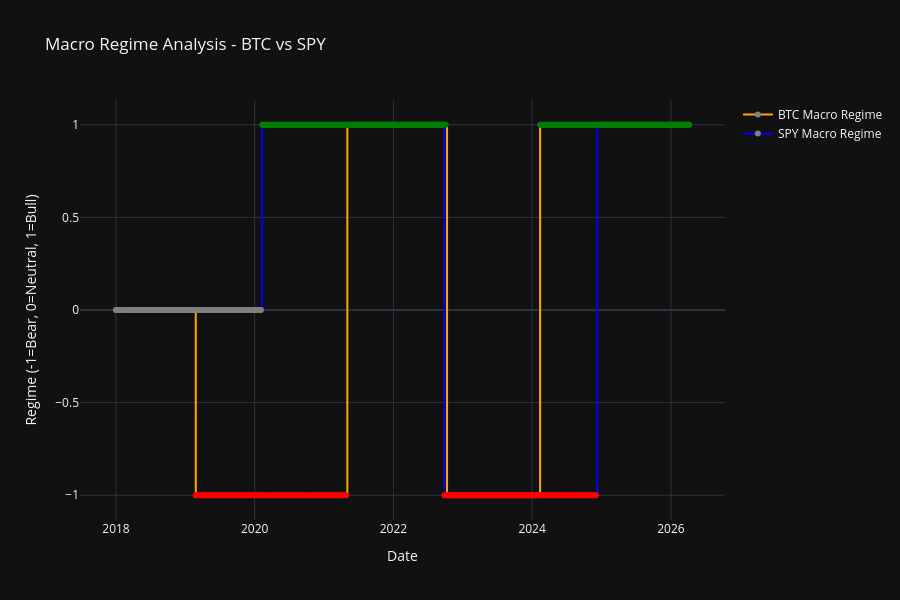

Here is the notebook cell this chart was saved with:
### Code cell
fig = go.Figure()

fig.add_trace(go.Scatter(
    x=macro_result_df.index,
    y=macro_result_df['BTC_Macro'],
    mode='lines+markers',
    line_shape='hv',
    name='BTC Macro Regime',
    line=dict(color='orange', width=2),
    marker=dict(color=['red' if m == -1 else 'green' if m == 1 else 'gray' for m in macro_result_df['BTC_Macro']])
))

fig.add_trace(go.Scatter(
    x=macro_result_df.index,
    y=macro_result_df['SPY_Macro'],
    mode='lines+markers',
    line_shape='hv',
    name='SPY Macro Regime',
    line=dict(color='blue', width=2),
    marker=dict(color=['red' if m == -1 else 'green' if m == 1 else 'gray' for m in macro_result_df['SPY_Macro']])
))

fig.update_layout(
    title='Macro Regime Analysis - BTC vs SPY',
    xaxis_title='Date',
    yaxis_title='Regime (-1=Bear, 0=Neutral, 1=Bull)',
    template='plotly_dark',
    height=600,
    showlegend=True
)

fig.show()

### Figure 1 — Plotly figure (JSON) as saved in the notebook; plotly's stock layout.template omitted (floating-point values rounded to 4 significant figures; data arrays with more than 128 entries replaced by an {"elided": "..."} marker saying what was removed)
{"data": [{"line": {"color": "orange", "shape": "hv", "width": 2}, "marker": {"color": {"elided": "432 str values"}}, "mode": "lines+markers", "name": "BTC Macro Regime", "type": "scatter", "x": {"elided": "432 str values"}, "y": {"elided": "432 int values"}}, {"line": {"color": "blue", "shape": "hv", "width": 2}, "marker": {"color": {"elided": "432 str values"}}, "mode": "lines+markers", "name": "SPY Macro Regime", "type": "scatter", "x": {"elided": "432 str values"}, "y": {"elided": "432 int values"}}], "layout": {"height": 600, "showlegend": true, "title": {"text": "Macro Regime Analysis - BTC vs SPY"}, "xaxis": {"title": {"text": "Date"}}, "yaxis": {"title": {"text": "Regime (-1=Bear, 0=Neutral, 1=Bull)"}}}}
